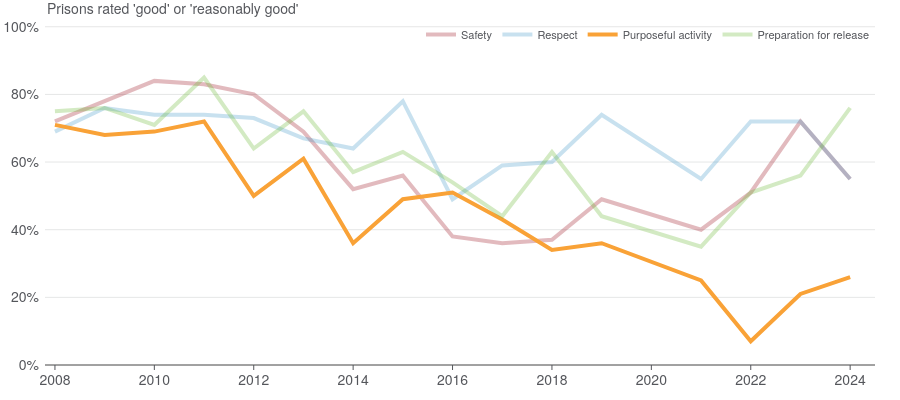

The code cell stored with this chart in its notebook:
### Code cell
prison_standards.prepare_chart()

### Figure 1 — Plotly figure (JSON) as saved in the notebook; plotly's stock layout.template omitted (floating-point values rounded to 4 significant figures)
{"data": [{"hovertemplate": "%{y}", "mode": "lines", "name": "Safety", "opacity": 0.3, "text": ["Safety", "Safety", "Safety", "Safety", "Safety", "Safety", "Safety", "Safety", "Safety", "Safety", "Safety", "Safety", "Safety", "Safety", "Safety", "Safety"], "type": "scatter", "x": [2008, 2009, 2010, 2011, 2012, 2013, 2014, 2015, 2016, 2017, 2018, 2019, 2021, 2022, 2023, 2024], "y": [72, 78, 84, 83, 80, 69, 52, 56, 38, 36, 37, 49, 40, 51, 72, 55]}, {"hovertemplate": "%{y}", "mode": "lines", "name": "Respect", "opacity": 0.3, "text": ["Respect", "Respect", "Respect", "Respect", "Respect", "Respect", "Respect", "Respect", "Respect", "Respect", "Respect", "Respect", "Respect", "Respect", "Respect", "Respect"], "type": "scatter", "x": [2008, 2009, 2010, 2011, 2012, 2013, 2014, 2015, 2016, 2017, 2018, 2019, 2021, 2022, 2023, 2024], "y": [69, 76, 74, 74, 73, 67, 64, 78, 49, 59, 60, 74, 55, 72, 72, 55]}, {"hovertemplate": "%{y}", "mode": "lines", "name": "Purposeful activity", "opacity": 1, "text": ["Purposeful activity", "Purposeful activity", "Purposeful activity", "Purposeful activity", "Purposeful activity", "Purposeful activity", "Purposeful activity", "Purposeful activity", "Purposeful activity", "Purposeful activity", "Purposeful activity", "Purposeful activity", "Purposeful activity", "Purposeful activity", "Purposeful activity", "Purposeful activity"], "type": "scatter", "x": [2008, 2009, 2010, 2011, 2012, 2013, 2014, 2015, 2016, 2017, 2018, 2019, 2021, 2022, 2023, 2024], "y": [71, 68, 69, 72, 50, 61, 36, 49, 51, 43, 34, 36, 25, 7, 21, 26]}, {"hovertemplate": "%{y}", "mode": "lines", "name": "Preparation for release", "opacity": 0.3, "text": ["Preparation for release", "Preparation for release", "Preparation for release", "Preparation for release", "Preparation for release", "Preparation for release", "Preparation for release", "Preparation for release", "Preparation for release", "Preparation for release", "Preparation for release", "Preparation for release", "Preparation for release", "Preparation for release", "Preparation for release", "Preparation for release"], "type": "scatter", "x": [2008, 2009, 2010, 2011, 2012, 2013, 2014, 2015, 2016, 2017, 2018, 2019, 2021, 2022, 2023, 2024], "y": [75, 76, 71, 85, 64, 75, 57, 63, 54, 44, 63, 44, 35, 51, 56, 76]}], "layout": {"annotations": [{"font": {"size": 14}, "showarrow": false, "text": "Prisons rated 'good' or 'reasonably good'", "x": 0, "xref": "paper", "y": 1, "yanchor": "bottom", "yref": "paper"}], "height": 400, "hoverlabel": {"bgcolor": "rgba(247, 242, 242, 0.8)"}, "hovermode": "x unified", "legend": {"font": {"size": 11}, "orientation": "h", "x": 1, "xanchor": "right", "y": 1, "yanchor": "top"}, "margin": {"b": 35, "l": 45}, "showlegend": true, "xaxis": {"dtick": 2, "fixedrange": true, "range": [2008.0, 2024.0]}, "yaxis": {"fixedrange": true, "range": [0, 102], "ticksuffix": "%"}}}
